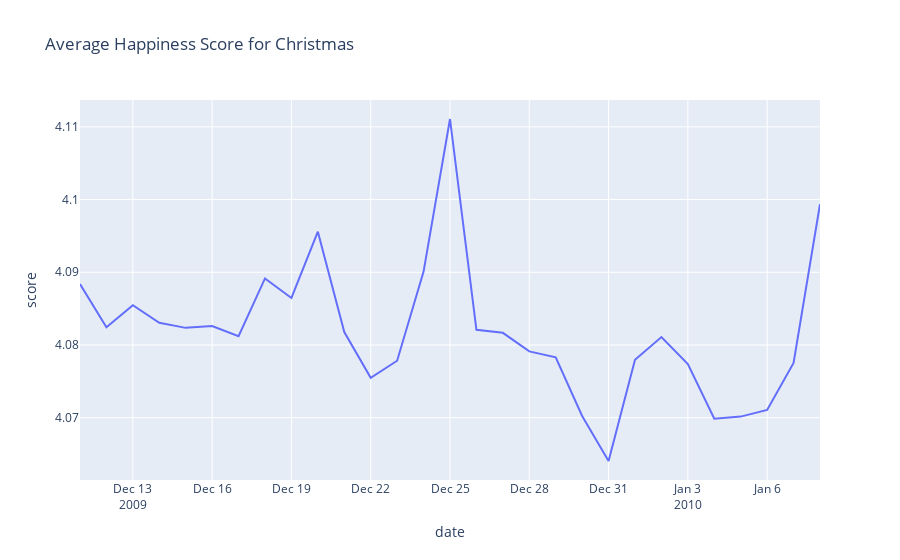

The notebook cell saved with this chart:
### Markdown cell above
### Christmas

### Code cell
event = 'christmas'
offset = 14

plotAvgHappiness(event, 'Christmas', 14)

### Figure 1 — Plotly figure (JSON) as saved in the notebook; plotly's stock layout.template omitted (floating-point values rounded to 4 significant figures)
{"data": [{"hovertemplate": "date=%{x}<br>score=%{y}<extra></extra>", "legendgroup": "", "line": {"color": "#636efa", "dash": "solid"}, "marker": {"symbol": "circle"}, "mode": "lines", "name": "", "orientation": "v", "showlegend": false, "type": "scatter", "x": ["2009-12-11T00:00:00", "2009-12-12T00:00:00", "2009-12-13T00:00:00", "2009-12-14T00:00:00", "2009-12-15T00:00:00", "2009-12-16T00:00:00", "2009-12-17T00:00:00", "2009-12-18T00:00:00", "2009-12-19T00:00:00", "2009-12-20T00:00:00", "2009-12-21T00:00:00", "2009-12-22T00:00:00", "2009-12-23T00:00:00", "2009-12-24T00:00:00", "2009-12-25T00:00:00", "2009-12-26T00:00:00", "2009-12-27T00:00:00", "2009-12-28T00:00:00", "2009-12-29T00:00:00", "2009-12-30T00:00:00", "2009-12-31T00:00:00", "2010-01-01T00:00:00", "2010-01-02T00:00:00", "2010-01-03T00:00:00", "2010-01-04T00:00:00", "2010-01-05T00:00:00", "2010-01-06T00:00:00", "2010-01-07T00:00:00", "2010-01-08T00:00:00"], "xaxis": "x", "y": [4.088, 4.082, 4.085, 4.083, 4.082, 4.083, 4.081, 4.089, 4.086, 4.096, 4.082, 4.075, 4.078, 4.09, 4.111, 4.082, 4.082, 4.079, 4.078, 4.07, 4.064, 4.078, 4.081, 4.077, 4.07, 4.07, 4.071, 4.078, 4.099], "yaxis": "y"}], "layout": {"legend": {"tracegroupgap": 0}, "title": {"text": "Average Happiness Score for Christmas"}, "xaxis": {"anchor": "y", "domain": [0, 1], "title": {"text": "date"}}, "yaxis": {"anchor": "x", "domain": [0, 1], "title": {"text": "score"}}}}
